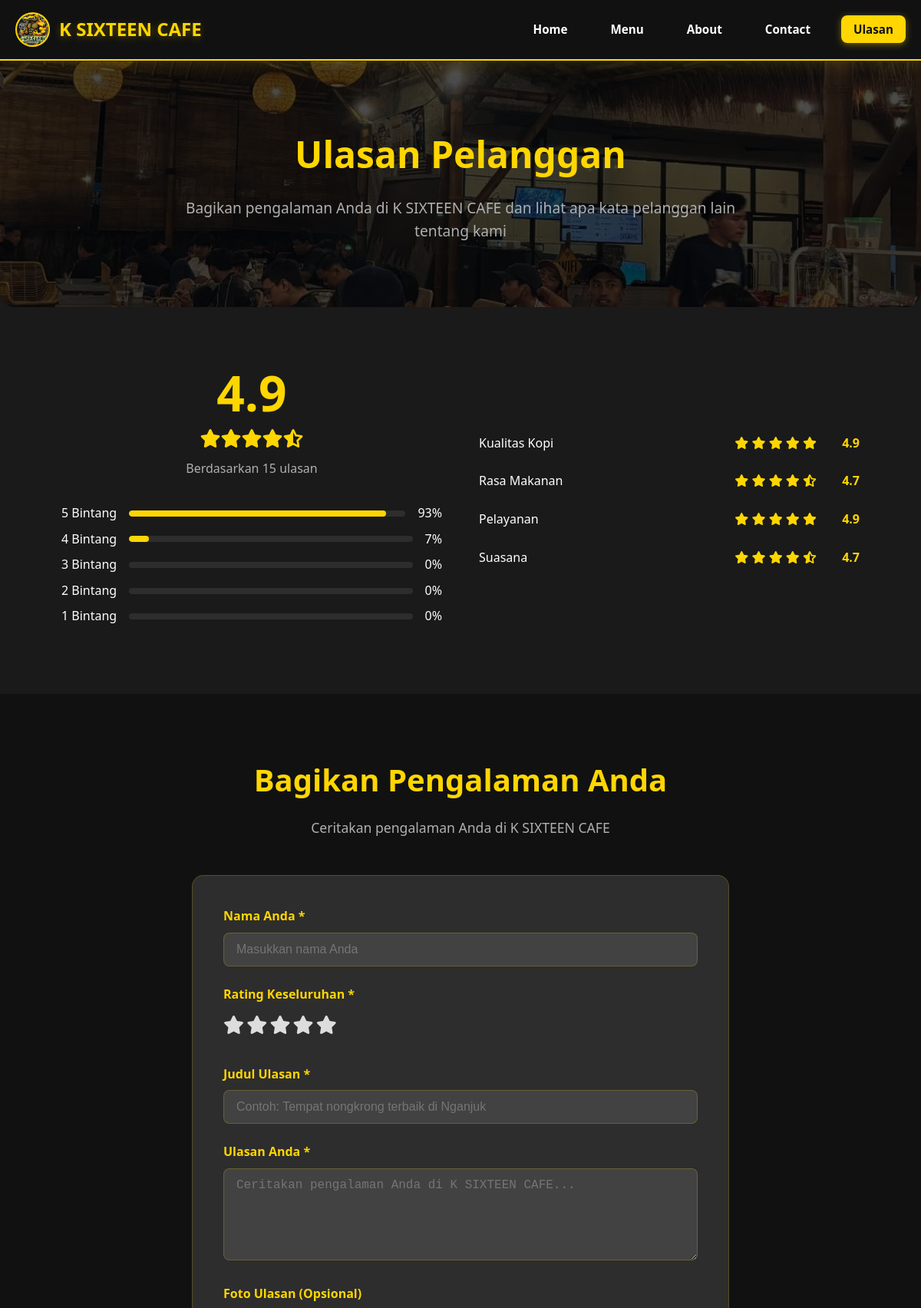
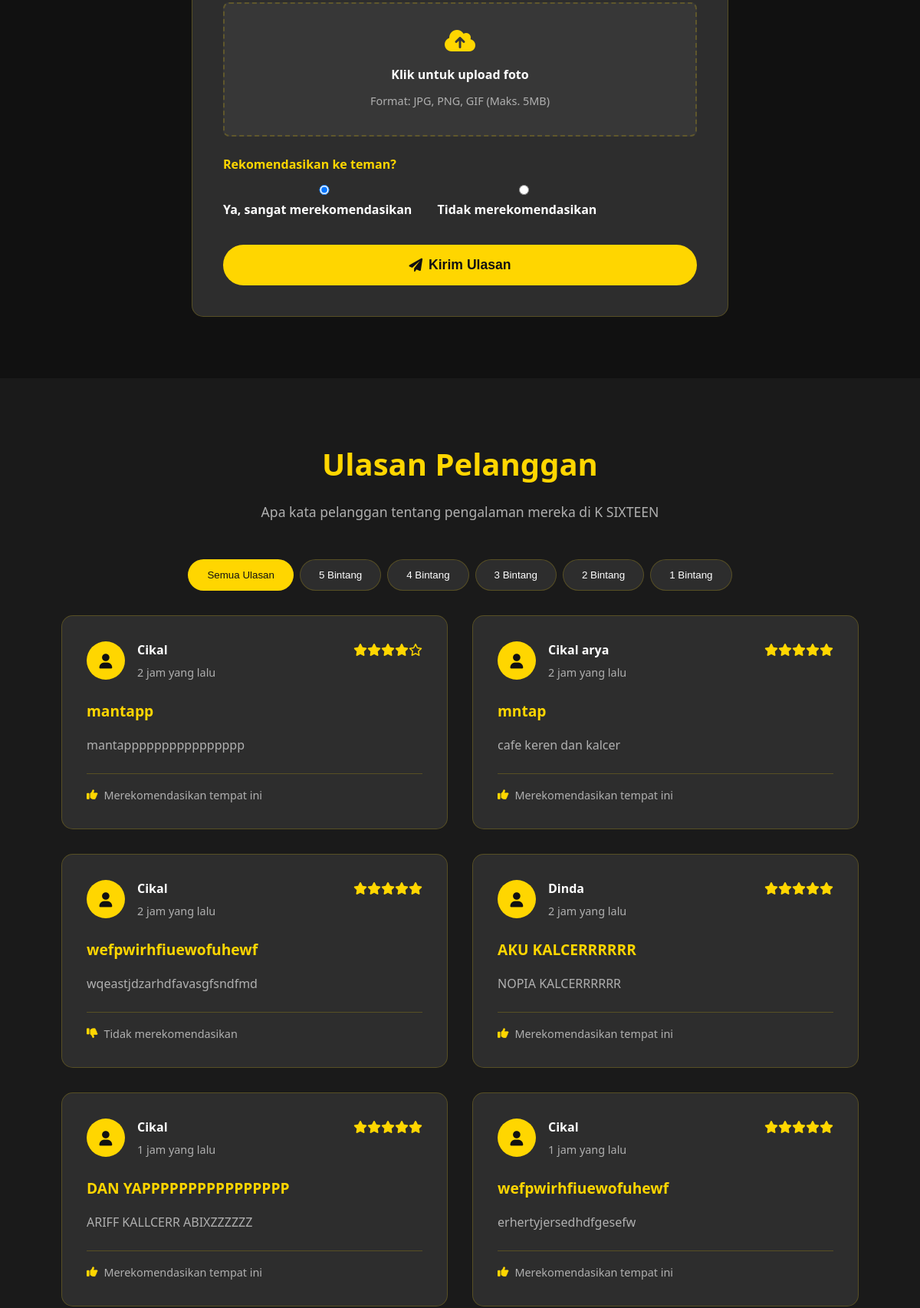
/Ulasan.php (upper part), run on the app's committed database (2 pictures, top to bottom).
### tables this page shows
CREATE TABLE `ulasan` (
  `ID_Ulasan` int(11) NOT NULL,
  `Nama_Pelanggan` varchar(100) NOT NULL DEFAULT 'Pelanggan',
  `Rating` int(11) NOT NULL CHECK (`Rating` between 1 and 5),
  `Judul_Ulasan` varchar(200) NOT NULL,
  `Isi_Ulasan` text NOT NULL,
  `Rekomendasi` enum('yes','no') NOT NULL,
  `Foto_Ulasan` varchar(255) DEFAULT NULL,
  `Tanggal_Ulasan` datetime DEFAULT current_timestamp(),
  `Status` enum('pending','approved','rejected') DEFAULT 'pending'
);

### Ulasan.php (the view, shortened to what this page needs)
<?php
$configs = [
    ['localhost', 'umkmk16', 'root', '']
];
$pdo = null;
$stats = [
    'total_reviews' => 0,
    'average_rating' => 0,
    'rating_5_percent' => 0,
    'rating_4_percent' => 0,
    'rating_3_percent' => 0,
    'rating_2_percent' => 0,
    'rating_1_percent' => 0
];
$reviews_from_db = [];
foreach ($configs as $config) {
    list($host, $dbname, $username, $password) = $config;
    try {
        $pdo = new PDO("mysql:host=$host;dbname=$dbname", $username, $password);
        $pdo->setAttribute(PDO::ATTR_ERRMODE, PDO::ERRMODE_EXCEPTION);
        break;
    } catch(PDOException $e) {
        continue;
    }
}
if ($pdo) {
    try {
        $stmt = $pdo->query("
            SELECT
                COUNT(*) as total_reviews,
                AVG(Rating) as average_rating,
                COUNT(CASE WHEN Rating = 5 THEN 1 END) as rating_5,
                COUNT(CASE WHEN Rating = 4 THEN 1 END) as rating_4,
                COUNT(CASE WHEN Rating = 3 THEN 1 END) as rating_3,
                COUNT(CASE WHEN Rating = 2 THEN 1 END) as rating_2,
                COUNT(CASE WHEN Rating = 1 THEN 1 END) as rating_1
            FROM ulasan
            WHERE Status = 'approved'
        ");
        $dbStats = $stmt->fetch(PDO::FETCH_ASSOC);
        if ($dbStats && $dbStats['total_reviews'] > 0) {
            $stats = [
                'total_reviews' => $dbStats['total_reviews'],
                'average_rating' => round($dbStats['average_rating'], 1),
                'rating_5_percent' => round(($dbStats['rating_5'] / $dbStats['total_reviews']) * 100),
                'rating_4_percent' => round(($dbStats['rating_4'] / $dbStats['total_reviews']) * 100),
                'rating_3_percent' => round(($dbStats['rating_3'] / $dbStats['total_reviews']) * 100),
                'rating_2_percent' => round(($dbStats['rating_2'] / $dbStats['total_reviews']) * 100),
                'rating_1_percent' => round(($dbStats['rating_1'] / $dbStats['total_reviews']) * 100)
            ];
        }
        $stmt = $pdo->query("
            SELECT * FROM ulasan
            WHERE Status = 'approved'
            ORDER BY Tanggal_Ulasan DESC
            LIMIT 12
        ");
        $reviews_from_db = $stmt->fetchAll(PDO::FETCH_ASSOC);
    } catch (Exception $e) {
        error_log("Error loading review data: " . $e->getMessage());
    }
}
function time_elapsed_string($datetime, $full = false) {
    try {
        $now = new DateTime;
        $ago = new DateTime($datetime);
        $diff = $now->diff($ago);
        $weeks = floor($diff->d / 7);
        $days = $diff->d - ($weeks * 7);
        $units = array(
            'y' => 'tahun',
            'm' => 'bulan',
            'w' => 'minggu',
            'd' => 'hari',
            'h' => 'jam',
            'i' => 'menit',
            's' => 'detik',
        );
        $diffValues = array(
            'y' => $diff->y,
            'm' => $diff->m,
            'w' => $weeks,
            'd' => $days,
            'h' => $diff->h,
            'i' => $diff->i,
            's' => $diff->s,
        );
        $string = array();
        foreach ($units as $k => $name) {
            if (!empty($diffValues[$k])) {
                $string[$k] = $diffValues[$k] . ' ' . $name;
            }
        }
        if (!$full) $string = array_slice($string, 0, 1);
        return $string ? implode(', ', $string) . ' yang lalu' : 'baru saja';
    } catch (Exception $e) {
        return 'baru saja';
    }
}
?>
<!DOCTYPE html>
<html lang="id">
<head>
  <link href="assets/css/style.css" rel="stylesheet">
  <link href="https://cdnjs.cloudflare.com/ajax/libs/font-awesome/6.0.0/css/all.min.css" rel="stylesheet">
</head>
<body>
  <nav class="navbar">
    <div class="nav-container">
      <div class="logo-wrapper">
        <div class="logo-image">
          <img src="assets/images/logo.jpg" alt="K SIXTEEN CAFE">
        </div>
        <div class="logo-text">K SIXTEEN CAFE</div>
      </div>
      <ul class="nav-menu">
        <li><a href="index.php" class="nav-link">Home</a></li>
        <li><a href="menu.php" class="nav-link">Menu</a></li>
        <li><a href="about.php" class="nav-link">About</a></li>
        <li><a href="contact.php" class="nav-link">Contact</a></li>
        <li><a href="Ulasan.php" class="nav-link active">Ulasan</a></li>
      </ul>
    </div>
  </nav>
  <section class="reviews-hero">
    <div class="container">
      <div class="reviews-hero-content">
        <h1>Ulasan Pelanggan</h1>
        <p>Bagikan pengalaman Anda di K SIXTEEN CAFE dan lihat apa kata pelanggan lain tentang kami</p>
      </div>
    </div>
  </section>
  <section class="rating-section">
    <div class="container">
      <div class="rating-summary">
        <div class="rating-overview">
          <div class="rating-score">
            <div class="score-number"><?php echo $stats['average_rating']; ?></div>
            <div class="score-stars">
              <?php
              $fullStars = floor($stats['average_rating']);
              $hasHalfStar = ($stats['average_rating'] - $fullStars) >= 0.5;
              for ($i = 1; $i <= 5; $i++) {
                  if ($i <= $fullStars) {
                      echo '<i class="fas fa-star"></i>';
                  } else if ($i == $fullStars + 1 && $hasHalfStar) {
                      echo '<i class="fas fa-star-half-alt"></i>';
                  } else {
                      echo '<i class="far fa-star"></i>';
                  }
              }
              ?>
            </div>
            <div class="score-count">Berdasarkan <?php echo $stats['total_reviews']; ?> ulasan</div>
          </div>
          <div class="rating-breakdown">
            <div class="rating-item">
              <span>5 Bintang</span>
              <div class="rating-bar">
                <div class="rating-fill" style="width: <?php echo $stats['rating_5_percent']; ?>%"></div>
              </div>
              <span><?php echo $stats['rating_5_percent']; ?>%</span>
            </div>
            <div class="rating-item">
              <span>4 Bintang</span>
              <div class="rating-bar">
                <div class="rating-fill" style="width: <?php echo $stats['rating_4_percent']; ?>%"></div>
              </div>
              <span><?php echo $stats['rating_4_percent']; ?>%</span>
            </div>
            <div class="rating-item">
              <span>3 Bintang</span>
              <div class="rating-bar">
              </div>
              <span><?php echo $stats['rating_3_percent']; ?>%</span>
            </div>
            <div class="rating-item">
              <span>2 Bintang</span>
              <div class="rating-bar">
              </div>
              <span><?php echo $stats['rating_2_percent']; ?>%</span>
            </div>
            <div class="rating-item">
              <span>1 Bintang</span>
              <div class="rating-bar">
              </div>
              <span><?php echo $stats['rating_1_percent']; ?>%</span>
            </div>
          </div>
        </div>
        <div class="rating-features">
          <div class="feature-rating">
            <div class="feature-name">Kualitas Kopi</div>
            <div class="feature-stars">
              <i class="fas fa-star"></i>
              <i class="fas fa-star"></i>
              <i class="fas fa-star"></i>
              <i class="fas fa-star"></i>
              <i class="fas fa-star"></i>
            </div>
            <div class="feature-score">4.9</div>
          </div>
          <div class="feature-rating">
            <div class="feature-name">Rasa Makanan</div>
            <div class="feature-stars">
              <i class="fas fa-star"></i>
              <i class="fas fa-star"></i>
              <i class="fas fa-star"></i>
              <i class="fas fa-star"></i>
              <i class="fas fa-star-half-alt"></i>
            </div>
            <div class="feature-score">4.7</div>
          </div>
          <div class="feature-rating">
            <div class="feature-name">Pelayanan</div>
            <div class="feature-stars">
              <i class="fas fa-star"></i>
              <i class="fas fa-star"></i>
              <i class="fas fa-star"></i>
              <i class="fas fa-star"></i>
              <i class="fas fa-star"></i>
            </div>
            <div class="feature-score">4.9</div>
          </div>
          <div class="feature-rating">
            <div class="feature-name">Suasana</div>
            <div class="feature-stars">
              <i class="fas fa-star"></i>
              <i class="fas fa-star"></i>
              <i class="fas fa-star"></i>
              <i class="fas fa-star"></i>
              <i class="fas fa-star-half-alt"></i>
            </div>
            <div class="feature-score">4.7</div>
          </div>
        </div>
      </div>
    </div>
  </section>
  <section class="add-review-section">
    <div class="container">
      <div class="form-container">
        <h2 class="section-title">Bagikan Pengalaman Anda</h2>
        <p class="section-subtitle">Ceritakan pengalaman Anda di K SIXTEEN CAFE</p>
        <form class="review-form" action="process_ulasan.php" method="POST" enctype="multipart/form-data">
          <div class="form-group">
            <label for="reviewer-name">Nama Anda *</label>
            <input type="text" id="reviewer-name" name="reviewer_name" required placeholder="Masukkan nama Anda" value="<?php echo $_POST['reviewer_name'] ?? ''; ?>">
          </div>
          <div class="form-group">
            <label>Rating Keseluruhan *</label>
            <div class="star-rating">
              <label for="star5"><i class="fas fa-star"></i></label>
              <label for="star4"><i class="fas fa-star"></i></label>
              <label for="star3"><i class="fas fa-star"></i></label>
              <label for="star2"><i class="fas fa-star"></i></label>
              <label for="star1"><i class="fas fa-star"></i></label>
            </div>
          </div>
          <div class="form-group">
            <label for="review-title">Judul Ulasan *</label>
            <input type="text" id="review-title" name="review_title" required placeholder="Contoh: Tempat nongkrong terbaik di Nganjuk" value="<?php echo $_POST['review_title'] ?? ''; ?>">
          </div>
          <div class="form-group">
            <label for="review-text">Ulasan Anda *</label>
            <textarea id="review-text" name="review_text" rows="5" required placeholder="Ceritakan pengalaman Anda di K SIXTEEN CAFE..."><?php echo $_POST['review_text'] ?? ''; ?></textarea>
          </div>
          <div class="form-group">
            <label for="review-photo">Foto Ulasan (Opsional)</label>
            <div class="file-upload-area" id="photo-upload-area" onclick="document.getElementById('review-photo').click()">
              <i class="fas fa-cloud-upload-alt"></i>
              <p>Klik untuk upload foto</p>
              <span>Format: JPG, PNG, GIF (Maks. 5MB)</span>
            </div>
          </div>
          <div class="form-group">
            <label>Rekomendasikan ke teman?</label>
            <div class="recommendation-options">
              <label class="radio-option">
                <input type="radio" name="recommend" value="yes" <?php echo ($_POST['recommend'] ?? 'yes') == 'yes' ? 'checked' : ''; ?>>
                <span class="radio-label">Ya, sangat merekomendasikan</span>
              </label>
              <label class="radio-option">
                <input type="radio" name="recommend" value="no" <?php echo ($_POST['recommend'] ?? '') == 'no' ? 'checked' : ''; ?>>
                <span class="radio-label">Tidak merekomendasikan</span>
              </label>
            </div>
          </div>
          <button type="submit" class="submit-btn">
            <i class="fas fa-paper-plane"></i> Kirim Ulasan
          </button>
        </form>
      </div>
    </div>
  </section>
  <section class="reviews-list-section">
    <div class="container">
      <h2 class="section-title">Ulasan Pelanggan</h2>
      <p class="section-subtitle">Apa kata pelanggan tentang pengalaman mereka di K SIXTEEN</p>
      <div class="reviews-filter">
        <button class="filter-btn active" data-filter="all">Semua Ulasan</button>
        <button class="filter-btn" data-filter="5">5 Bintang</button>
        <button class="filter-btn" data-filter="4">4 Bintang</button>
        <button class="filter-btn" data-filter="3">3 Bintang</button>
        <button class="filter-btn" data-filter="2">2 Bintang</button>
        <button class="filter-btn" data-filter="1">1 Bintang</button>
      </div>
      <div class="reviews-grid" id="reviewsGrid">
        <?php if (!empty($reviews_from_db)): ?>
          <?php foreach ($reviews_from_db as $review): ?>
            <div class="review-card" data-rating="<?php echo $review['Rating']; ?>">
              <div class="review-header">
                <div class="reviewer-info">
                  <div class="reviewer-avatar">
                    <i class="fas fa-user"></i>
                  </div>
                  <div class="reviewer-details">
                    <h4 class="reviewer-name"><?php echo htmlspecialchars($review['Nama_Pelanggan']); ?></h4>
                    <div class="review-date"><?php echo time_elapsed_string($review['Tanggal_Ulasan']); ?></div>
                  </div>
                </div>
                <div class="review-rating">
                  <?php
                  for ($i = 1; $i <= 5; $i++) {
                      echo $i <= $review['Rating'] ? '<i class="fas fa-star"></i>' : '<i class="far fa-star"></i>';
                  }
                  ?>
                </div>
              </div>
              <div class="review-content">
                <h3 class="review-title"><?php echo htmlspecialchars($review['Judul_Ulasan']); ?></h3>
                <p class="review-text"><?php echo nl2br(htmlspecialchars($review['Isi_Ulasan'])); ?></p>
              </div>
              <div class="review-footer">
                <div class="recommendation">
                  <?php if ($review['Rekomendasi'] === 'yes'): ?>
                    <i class="fas fa-thumbs-up"></i> Merekomendasikan tempat ini
                  <?php else: ?>
                    <i class="fas fa-thumbs-down"></i> Tidak merekomendasikan
                  <?php endif; ?>
                </div>
              </div>
            </div>
          <?php endforeach; ?>
        <?php endif; ?>
      </div>
    </div>
  </section>
</body>
</html>

### data on the page
ulasan: Nama_Pelanggan "Cikal", Tanggal_Ulasan "2 jam yang lalu", Rating 4 (drawn), Judul_Ulasan "mantapp", Isi_Ulasan "mantapppppppppppppppp", Rekomendasi "yes" (drawn)
ulasan: Nama_Pelanggan "Cikal arya", Tanggal_Ulasan "2 jam yang lalu", Rating 5 (drawn), Judul_Ulasan "mntap", Isi_Ulasan "cafe keren dan kalcer", Rekomendasi "yes" (drawn)
ulasan: Nama_Pelanggan "Cikal", Tanggal_Ulasan "2 jam yang lalu", Rating 5 (drawn), Judul_Ulasan "wefpwirhfiuewofuhewf", Isi_Ulasan "wqeastjdzarhdfavasgfsndfmd", Rekomendasi "no" (drawn)
ulasan: Nama_Pelanggan "Dinda", Tanggal_Ulasan "2 jam yang lalu", Rating 5 (drawn), Judul_Ulasan "AKU KALCERRRRRR", Isi_Ulasan "NOPIA KALCERRRRRR", Rekomendasi "yes" (drawn)
ulasan: Nama_Pelanggan "Cikal", Tanggal_Ulasan "1 jam yang lalu", Rating 5 (drawn), Judul_Ulasan "DAN YAPPPPPPPPPPPPPPPP", Isi_Ulasan "ARIFF KALLCERR ABIXZZZZZZ", Rekomendasi "yes" (drawn)
ulasan: Nama_Pelanggan "Cikal", Tanggal_Ulasan "1 jam yang lalu", Rating 5 (drawn), Judul_Ulasan "wefpwirhfiuewofuhewf", Isi_Ulasan "erhertyjersedhdfgesefw", Rekomendasi "yes" (drawn)

### other printed values
$stats['average_rating'] "4.9"
$stats['total_reviews'] "15"
$stats['rating_5_percent'] "93"
$stats['rating_4_percent'] "7"
$stats['rating_3_percent'] "0"
$stats['rating_2_percent'] "0"
$stats['rating_1_percent'] "0"
